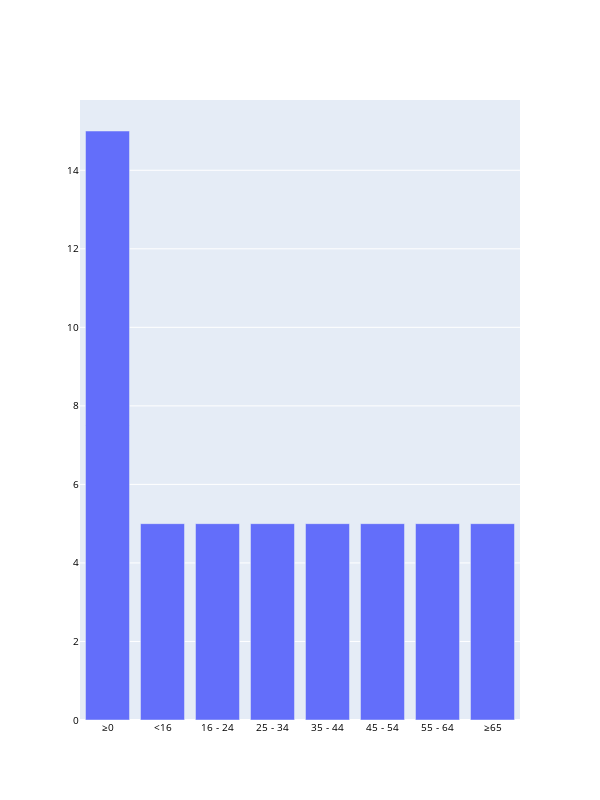

Here is the notebook cell this chart was saved with:
### Code cell
HDSS = sero_data[sero_data["Population"] == "HDSS residents"][["Population","Age in years"]]
HDSS = HDSS.groupby("Age in years").count().reset_index()
HDSS = HDSS.rename(columns={"Population":"Frequency"})
HDSS["Values"] = [3,4,5,6,7,2,1,8]
HDSS = HDSS.sort_values(by="Values")
fig = go.Figure()
fig.add_trace(go.Bar(x = HDSS["Age in years"], y = HDSS["Frequency"]))
fig.update_layout(uniformtext_minsize = 3, font_color = "#000000", bargap =0.2,font_size=10,autosize=False, width = 600, height=800)
fig.show()

### Figure 1 — Plotly figure (JSON) as saved in the notebook; plotly's stock layout.template omitted (floating-point values rounded to 4 significant figures)
{"data": [{"type": "bar", "x": ["≥0", "<16", "16 - 24", "25 - 34", "35 - 44", "45 - 54", "55 - 64", "≥65"], "y": [15, 5, 5, 5, 5, 5, 5, 5]}], "layout": {"autosize": false, "bargap": 0.2, "font": {"color": "#000000", "size": 10}, "height": 800, "uniformtext": {"minsize": 3}, "width": 600}}
